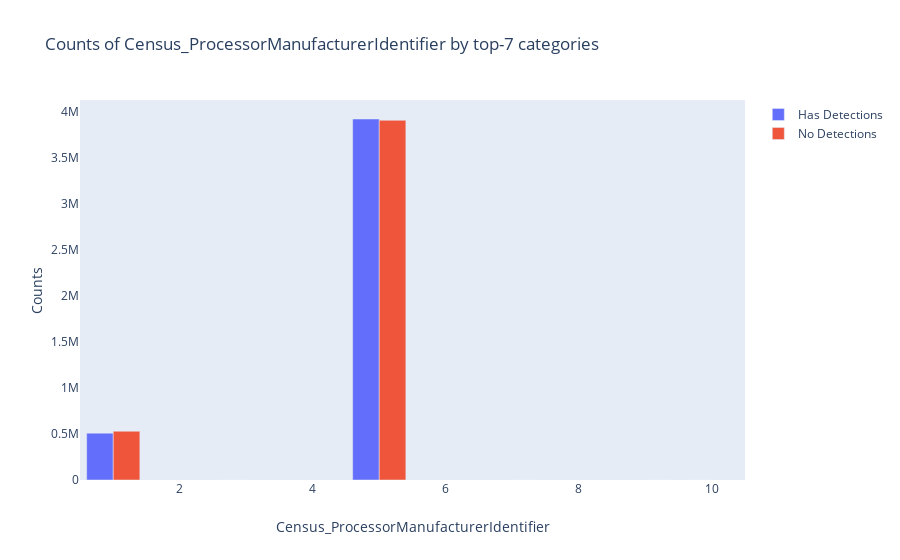
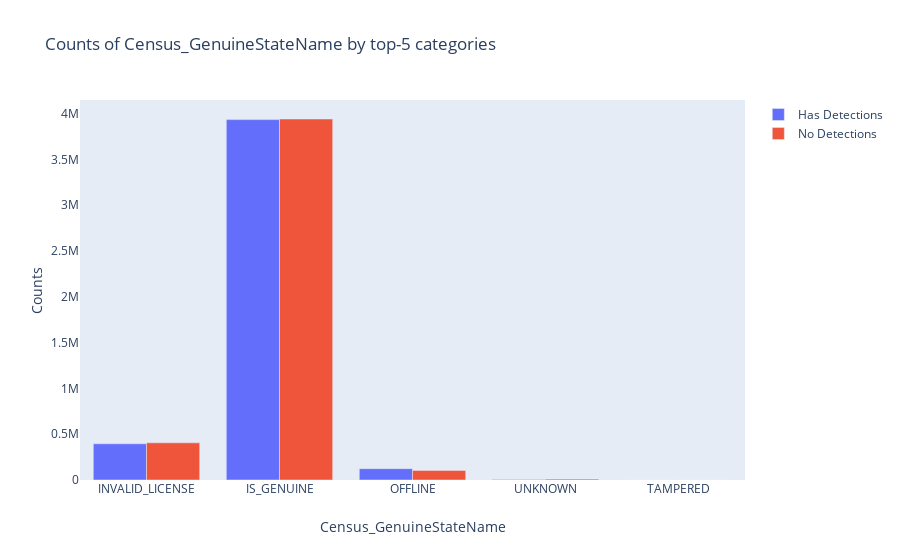
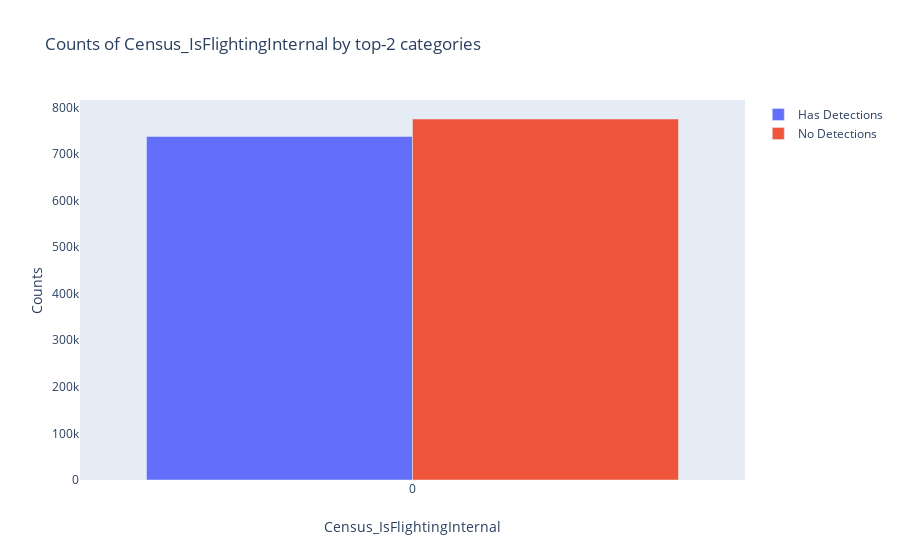
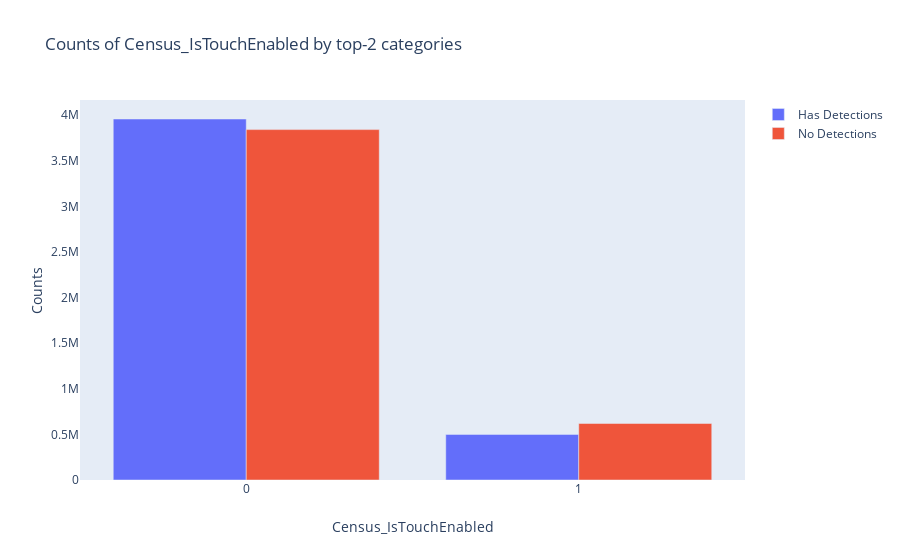

The notebook cell saved with these charts, in order:
### Code cell
for col in unbalanced2:
    partitionby_hasdetection(col)

### Figure 1 — Plotly figure (JSON) as saved in the notebook; plotly's stock layout.template omitted (floating-point values rounded to 4 significant figures)
{"data": [{"name": "Has Detections", "type": "bar", "x": [1, 3, 5, 10], "y": [509719, 51, 3926620, 5]}, {"name": "No Detections", "type": "bar", "x": [1, 3, 5, 7, 9, 10], "y": [530573, 167, 3912698, 1, 1, 334]}], "layout": {"barmode": "group", "legend": {"orientation": "v"}, "title": {"text": "Counts of Census_ProcessorManufacturerIdentifier by top-7 categories"}, "xaxis": {"showgrid": false, "showline": false, "title": {"text": "Census_ProcessorManufacturerIdentifier"}, "zeroline": false}, "yaxis": {"showgrid": false, "showline": false, "title": {"text": "Counts"}, "zeroline": false}}}

### Figure 2 — Plotly figure (JSON) as saved in the notebook; plotly's stock layout.template omitted (floating-point values rounded to 4 significant figures)
{"data": [{"name": "Has Detections", "type": "bar", "x": ["INVALID_LICENSE", "IS_GENUINE", "OFFLINE", "UNKNOWN", "TAMPERED"], "y": [395483, 3935480, 123740, 4188, 1]}, {"name": "No Detections", "type": "bar", "x": ["INVALID_LICENSE", "IS_GENUINE", "OFFLINE", "UNKNOWN", "TAMPERED"], "y": [406209, 3942117, 104626, 9638, 1]}], "layout": {"barmode": "group", "legend": {"orientation": "v"}, "title": {"text": "Counts of Census_GenuineStateName by top-5 categories"}, "xaxis": {"showgrid": false, "showline": false, "title": {"text": "Census_GenuineStateName"}, "zeroline": false}, "yaxis": {"showgrid": false, "showline": false, "title": {"text": "Counts"}, "zeroline": false}}}

### Figure 3 — Plotly figure (JSON) as saved in the notebook; plotly's stock layout.template omitted (floating-point values rounded to 4 significant figures)
{"data": [{"name": "Has Detections", "type": "bar", "x": [0], "y": [737583]}, {"name": "No Detections", "type": "bar", "x": [0], "y": [775120]}], "layout": {"barmode": "group", "legend": {"orientation": "v"}, "title": {"text": "Counts of Census_IsFlightingInternal by top-2 categories"}, "xaxis": {"showgrid": false, "showline": false, "title": {"text": "Census_IsFlightingInternal"}, "zeroline": false}, "yaxis": {"showgrid": false, "showline": false, "title": {"text": "Counts"}, "zeroline": false}}}

### Figure 4 — Plotly figure (JSON) as saved in the notebook; plotly's stock layout.template omitted (floating-point values rounded to 4 significant figures)
{"data": [{"name": "Has Detections", "type": "bar", "x": [0, 1], "y": [3958835, 500057]}, {"name": "No Detections", "type": "bar", "x": [0, 1], "y": [3842617, 619974]}], "layout": {"barmode": "group", "legend": {"orientation": "v"}, "title": {"text": "Counts of Census_IsTouchEnabled by top-2 categories"}, "xaxis": {"showgrid": false, "showline": false, "title": {"text": "Census_IsTouchEnabled"}, "zeroline": false}, "yaxis": {"showgrid": false, "showline": false, "title": {"text": "Counts"}, "zeroline": false}}}
